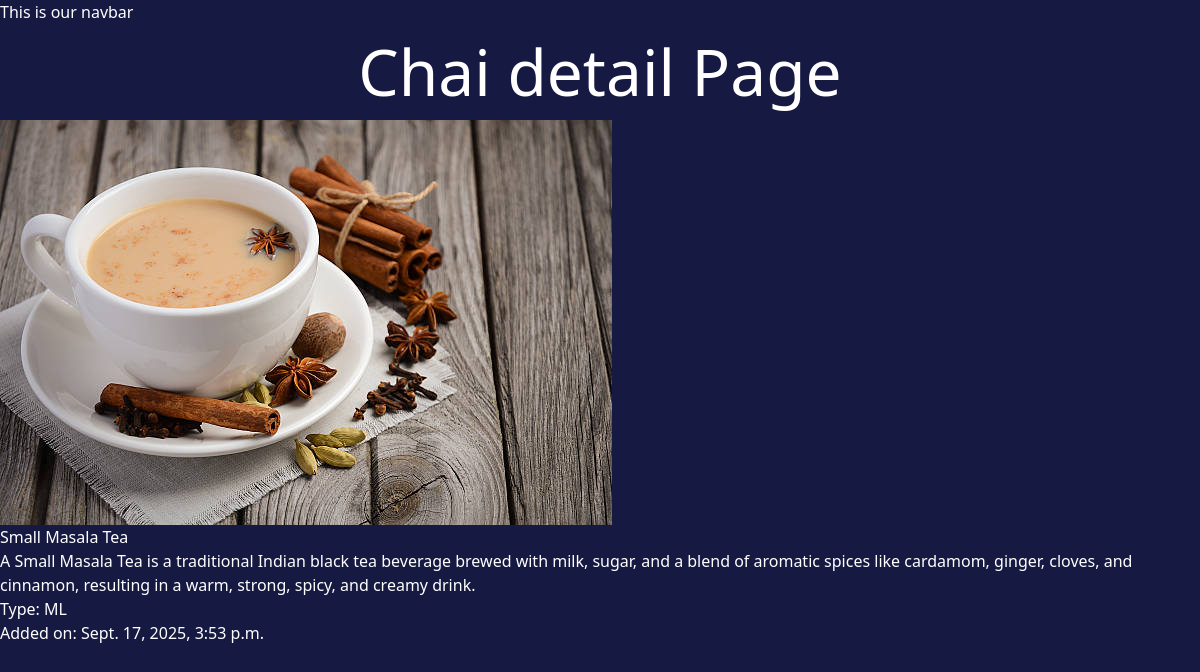
Page /chai/2/ on the committed database.
### chai/models.py (models this page shows, shortened)
class ChaiVarity(models.Model):
    CHAI_TYPE_CHOICES = [
        ('ML', 'Masala Chai'),
        ('GT', 'Green Tea'),
        ('HT', 'Herbal Tea'),
        ('GR', 'Ginger Tea'),
    ]
    name = models.CharField(max_length=100)
    image = models.ImageField(upload_to='chais/')
    date_added = models.DateTimeField(default=timezone.now)
    type = models.CharField(max_length=2, choices=CHAI_TYPE_CHOICES)
    discription = models.TextField(default="")

### chai/views.py (the view)
# urls.py: path('<int:chai_id>/', views.chai_detail , name='chai_detail'),
def chai_detail(request, chai_id):
    chai = get_object_or_404(ChaiVarity, pk=chai_id)
    return render(request, 'chai/chai_detail.html', {'chai': chai})

### chai/templates/chai/chai_detail.html (shortened to what this page needs)
{% extends "layout.html" %}
{% block content %}
<h1>Chai detail Page</h1>
<div class="m-4 p-4 border rounded">
    <img class="rounded" src="{{chai.image.url}}" alt="">
    <h3 class="text-2xl font-bold">{{chai.name}}</h3>
    <p class="text-lg">{{chai.discription}}</p>
    <p class="text-md font-semibold">Type: {{chai.type}}</p>
    <p class="text-md font-semibold">Added on: {{chai.date_added}}</p>
{% endblock %}

### static/style.css (style rules this page uses)
body { background-color: rgb(22, 25, 65); color: white; }
h1 { text-align: center; font-size: 4rem; }

### rows in the picture
ChaiVarity: image (picture), name "Small Masala Tea", discription "A Small Masala Tea is a traditional Indian black tea beverage brewed with milk, sugar, and a blend of aromatic spices like cardamom, ginger, cloves, and cinnamon, resulting in a warm, strong, spicy, and creamy drink.", type "ML", date_added "Sept. 17, 2025, 3:53 p.m."
